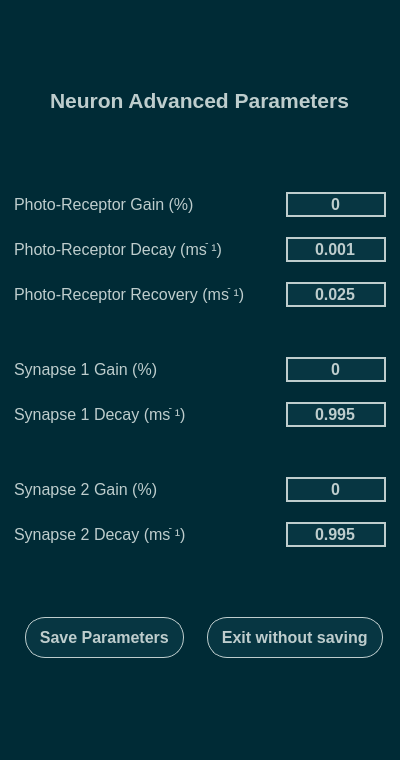
<?xml version="1.0" encoding="UTF-8"?>
<ui version="4.0">
 <class>AdvancedParameters</class>
 <widget class="QMainWindow" name="AdvancedParameters">
  <property name="geometry">
   <rect>
    <x>0</x>
    <y>0</y>
    <width>400</width>
    <height>760</height>
   </rect>
  </property>
  <property name="windowTitle">
   <string>MainWindow</string>
  </property>
  <property name="styleSheet">
   <string notr="true">*{
	border:none;
	background-color:rgb(0, 43, 54);  
	padding: 0;
	margin:0;
	color: rgb(190, 205, 205);    
}

* QPushButton{
	text-align: left;
	padding: 10px 5px;
	border-radius:20px;
	background-color: rgb(7, 54, 66);
    border: 1px solid rgb(190, 205, 205);
}
* QPushButton:hover{
	background-color: rgb(0, 30, 38);
}

* QLineEdit{
	border: 2px solid rgb(190, 205, 205);
    background-color: rgb(7, 54, 66);
}


</string>
  </property>
  <widget class="QWidget" name="centralwidget">
   <layout class="QHBoxLayout" name="horizontalLayout">
    <item>
     <widget class="QFrame" name="AdvancedParameters_frame">
      <property name="frameShape">
       <enum>QFrame::StyledPanel</enum>
      </property>
      <property name="frameShadow">
       <enum>QFrame::Raised</enum>
      </property>
      <layout class="QVBoxLayout" name="verticalLayout_2">
       <property name="spacing">
        <number>0</number>
       </property>
       <property name="leftMargin">
        <number>0</number>
       </property>
       <property name="topMargin">
        <number>0</number>
       </property>
       <property name="rightMargin">
        <number>0</number>
       </property>
       <property name="bottomMargin">
        <number>0</number>
       </property>
       <item>
        <widget class="QFrame" name="AdvancedParameters_Title_frame">
         <property name="frameShape">
          <enum>QFrame::StyledPanel</enum>
         </property>
         <property name="frameShadow">
          <enum>QFrame::Raised</enum>
         </property>
         <layout class="QVBoxLayout" name="verticalLayout_4">
          <property name="spacing">
           <number>0</number>
          </property>
          <property name="leftMargin">
           <number>0</number>
          </property>
          <property name="topMargin">
           <number>0</number>
          </property>
          <property name="rightMargin">
           <number>0</number>
          </property>
          <property name="bottomMargin">
           <number>0</number>
          </property>
          <item alignment="Qt::AlignHCenter">
           <widget class="QLabel" name="AdvancedParameters_Title_label">
            <property name="font">
             <font>
              <pointsize>16</pointsize>
              <weight>75</weight>
              <bold>true</bold>
             </font>
            </property>
            <property name="text">
             <string>Neuron Advanced Parameters</string>
            </property>
           </widget>
          </item>
         </layout>
        </widget>
       </item>
       <item>
        <widget class="QFrame" name="AdvancedParameters_lineEdit_frame">
         <property name="frameShape">
          <enum>QFrame::StyledPanel</enum>
         </property>
         <property name="frameShadow">
          <enum>QFrame::Raised</enum>
         </property>
         <layout class="QVBoxLayout" name="verticalLayout_3">
          <property name="spacing">
           <number>20</number>
          </property>
          <property name="leftMargin">
           <number>5</number>
          </property>
          <property name="topMargin">
           <number>0</number>
          </property>
          <property name="rightMargin">
           <number>5</number>
          </property>
          <property name="bottomMargin">
           <number>0</number>
          </property>
          <item>
           <widget class="QFrame" name="AdvancedParameters_PRGain_frame">
            <property name="frameShape">
             <enum>QFrame::StyledPanel</enum>
            </property>
            <property name="frameShadow">
             <enum>QFrame::Raised</enum>
            </property>
            <layout class="QHBoxLayout" name="horizontalLayout_2">
             <property name="spacing">
              <number>0</number>
             </property>
             <property name="leftMargin">
              <number>0</number>
             </property>
             <property name="topMargin">
              <number>0</number>
             </property>
             <property name="rightMargin">
              <number>0</number>
             </property>
             <property name="bottomMargin">
              <number>0</number>
             </property>
             <item>
              <widget class="QFrame" name="AdvancedParameters_PRGain_label_frame">
               <property name="frameShape">
                <enum>QFrame::StyledPanel</enum>
               </property>
               <property name="frameShadow">
                <enum>QFrame::Raised</enum>
               </property>
               <layout class="QVBoxLayout" name="verticalLayout_7">
                <property name="spacing">
                 <number>0</number>
                </property>
                <property name="leftMargin">
                 <number>0</number>
                </property>
                <property name="topMargin">
                 <number>0</number>
                </property>
                <property name="rightMargin">
                 <number>0</number>
                </property>
                <property name="bottomMargin">
                 <number>0</number>
                </property>
                <item>
                 <widget class="QLabel" name="AdvancedParameters_PRGain_label">
                  <property name="font">
                   <font>
                    <pointsize>12</pointsize>
                   </font>
                  </property>
                  <property name="text">
                   <string>Photo-Receptor Gain (%)</string>
                  </property>
                 </widget>
                </item>
               </layout>
              </widget>
             </item>
             <item>
              <widget class="QFrame" name="AdvancedParameters_PRGain_lineEdit_frame">
               <property name="frameShape">
                <enum>QFrame::StyledPanel</enum>
               </property>
               <property name="frameShadow">
                <enum>QFrame::Raised</enum>
               </property>
               <layout class="QVBoxLayout" name="verticalLayout_12">
                <property name="spacing">
                 <number>0</number>
                </property>
                <property name="leftMargin">
                 <number>0</number>
                </property>
                <property name="topMargin">
                 <number>0</number>
                </property>
                <property name="rightMargin">
                 <number>0</number>
                </property>
                <property name="bottomMargin">
                 <number>0</number>
                </property>
                <item alignment="Qt::AlignRight">
                 <widget class="QLineEdit" name="AdvancedParameters_PRGain_lineEdit">
                  <property name="maximumSize">
                   <size>
                    <width>100</width>
                    <height>16777215</height>
                   </size>
                  </property>
                  <property name="font">
                   <font>
                    <pointsize>12</pointsize>
                    <weight>75</weight>
                    <bold>true</bold>
                   </font>
                  </property>
                  <property name="text">
                   <string>0</string>
                  </property>
                  <property name="alignment">
                   <set>Qt::AlignCenter</set>
                  </property>
                 </widget>
                </item>
               </layout>
              </widget>
             </item>
            </layout>
           </widget>
          </item>
          <item>
           <widget class="QFrame" name="AdvancedParameters_PRDecay_frame">
            <property name="frameShape">
             <enum>QFrame::StyledPanel</enum>
            </property>
            <property name="frameShadow">
             <enum>QFrame::Raised</enum>
            </property>
            <layout class="QHBoxLayout" name="horizontalLayout_3">
             <property name="spacing">
              <number>0</number>
             </property>
             <property name="leftMargin">
              <number>0</number>
             </property>
             <property name="topMargin">
              <number>0</number>
             </property>
             <property name="rightMargin">
              <number>0</number>
             </property>
             <property name="bottomMargin">
              <number>0</number>
             </property>
             <item>
              <widget class="QFrame" name="AdvancedParameters_PRDecay_label_frame">
               <property name="frameShape">
                <enum>QFrame::StyledPanel</enum>
               </property>
               <property name="frameShadow">
                <enum>QFrame::Raised</enum>
               </property>
               <layout class="QVBoxLayout" name="verticalLayout_6">
                <property name="spacing">
                 <number>0</number>
                </property>
                <property name="leftMargin">
                 <number>0</number>
                </property>
                <property name="topMargin">
                 <number>0</number>
                </property>
                <property name="rightMargin">
                 <number>0</number>
                </property>
                <property name="bottomMargin">
                 <number>0</number>
                </property>
                <item>
                 <widget class="QLabel" name="AdvancedParameters_PRDecay_label">
                  <property name="font">
                   <font>
                    <pointsize>12</pointsize>
                   </font>
                  </property>
                  <property name="text">
                   <string>Photo-Receptor Decay (msֿ ¹)</string>
                  </property>
                 </widget>
                </item>
               </layout>
              </widget>
             </item>
             <item>
              <widget class="QFrame" name="AdvancedParameters_PRDecay_lineEdit_frame">
               <property name="frameShape">
                <enum>QFrame::StyledPanel</enum>
               </property>
               <property name="frameShadow">
                <enum>QFrame::Raised</enum>
               </property>
               <layout class="QHBoxLayout" name="horizontalLayout_8">
                <property name="spacing">
                 <number>0</number>
                </property>
                <property name="leftMargin">
                 <number>0</number>
                </property>
                <property name="topMargin">
                 <number>0</number>
                </property>
                <property name="rightMargin">
                 <number>0</number>
                </property>
                <property name="bottomMargin">
                 <number>0</number>
                </property>
                <item alignment="Qt::AlignRight">
                 <widget class="QLineEdit" name="AdvancedParameters_PRDecay_lineEdit">
                  <property name="maximumSize">
                   <size>
                    <width>100</width>
                    <height>16777215</height>
                   </size>
                  </property>
                  <property name="font">
                   <font>
                    <pointsize>12</pointsize>
                    <weight>75</weight>
                    <bold>true</bold>
                   </font>
                  </property>
                  <property name="text">
                   <string>0.001</string>
                  </property>
                  <property name="alignment">
                   <set>Qt::AlignCenter</set>
                  </property>
                 </widget>
                </item>
               </layout>
              </widget>
             </item>
            </layout>
           </widget>
          </item>
          <item>
           <widget class="QFrame" name="AdvancedParameters_PRRecovery_frame">
            <property name="frameShape">
             <enum>QFrame::StyledPanel</enum>
            </property>
            <property name="frameShadow">
             <enum>QFrame::Raised</enum>
            </property>
            <layout class="QHBoxLayout" name="horizontalLayout_4">
             <property name="spacing">
              <number>0</number>
             </property>
             <property name="leftMargin">
              <number>0</number>
             </property>
             <property name="topMargin">
              <number>0</number>
             </property>
             <property name="rightMargin">
              <number>0</number>
             </property>
             <property name="bottomMargin">
              <number>0</number>
             </property>
             <item>
              <widget class="QFrame" name="AdvancedParameters_PRRecovery_label_frame">
               <property name="frameShape">
                <enum>QFrame::StyledPanel</enum>
               </property>
               <property name="frameShadow">
                <enum>QFrame::Raised</enum>
               </property>
               <layout class="QVBoxLayout" name="verticalLayout_5">
                <property name="spacing">
                 <number>0</number>
                </property>
                <property name="leftMargin">
                 <number>0</number>
                </property>
                <property name="topMargin">
                 <number>0</number>
                </property>
                <property name="rightMargin">
                 <number>0</number>
                </property>
                <property name="bottomMargin">
                 <number>0</number>
                </property>
                <item>
                 <widget class="QLabel" name="AdvancedParameters_PRRecovery_label">
                  <property name="font">
                   <font>
                    <pointsize>12</pointsize>
                   </font>
                  </property>
                  <property name="text">
                   <string>Photo-Receptor Recovery (msֿ ¹)</string>
                  </property>
                 </widget>
                </item>
               </layout>
              </widget>
             </item>
             <item>
              <widget class="QFrame" name="AdvancedParameters_PRRecovery_lineEdit_frame">
               <property name="frameShape">
                <enum>QFrame::StyledPanel</enum>
               </property>
               <property name="frameShadow">
                <enum>QFrame::Raised</enum>
               </property>
               <layout class="QVBoxLayout" name="verticalLayout_13">
                <property name="spacing">
                 <number>0</number>
                </property>
                <property name="leftMargin">
                 <number>0</number>
                </property>
                <property name="topMargin">
                 <number>0</number>
                </property>
                <property name="rightMargin">
                 <number>0</number>
                </property>
                <property name="bottomMargin">
                 <number>0</number>
                </property>
                <item alignment="Qt::AlignRight">
                 <widget class="QLineEdit" name="AdvancedParameters_PRRecovery_lineEdit">
                  <property name="maximumSize">
                   <size>
                    <width>100</width>
                    <height>16777215</height>
                   </size>
                  </property>
                  <property name="font">
                   <font>
                    <pointsize>12</pointsize>
                    <weight>75</weight>
                    <bold>true</bold>
                   </font>
                  </property>
                  <property name="text">
                   <string>0.025</string>
                  </property>
                  <property name="alignment">
                   <set>Qt::AlignCenter</set>
                  </property>
                 </widget>
                </item>
               </layout>
              </widget>
             </item>
            </layout>
           </widget>
          </item>
          <item>
           <widget class="QFrame" name="Space_frame1">
            <property name="frameShape">
             <enum>QFrame::StyledPanel</enum>
            </property>
            <property name="frameShadow">
             <enum>QFrame::Raised</enum>
            </property>
            <layout class="QVBoxLayout" name="verticalLayout_21">
             <property name="spacing">
              <number>5</number>
             </property>
             <property name="leftMargin">
              <number>5</number>
             </property>
             <property name="topMargin">
              <number>5</number>
             </property>
             <property name="rightMargin">
              <number>0</number>
             </property>
             <property name="bottomMargin">
              <number>5</number>
             </property>
            </layout>
           </widget>
          </item>
          <item>
           <widget class="QFrame" name="AdvancedParameters_Syn1Gain_frame">
            <property name="frameShape">
             <enum>QFrame::StyledPanel</enum>
            </property>
            <property name="frameShadow">
             <enum>QFrame::Raised</enum>
            </property>
            <layout class="QHBoxLayout" name="horizontalLayout_5">
             <property name="spacing">
              <number>0</number>
             </property>
             <property name="leftMargin">
              <number>0</number>
             </property>
             <property name="topMargin">
              <number>0</number>
             </property>
             <property name="rightMargin">
              <number>0</number>
             </property>
             <property name="bottomMargin">
              <number>0</number>
             </property>
             <item>
              <widget class="QFrame" name="AdvancedParameters_Syn1Gain_label_frame">
               <property name="frameShape">
                <enum>QFrame::StyledPanel</enum>
               </property>
               <property name="frameShadow">
                <enum>QFrame::Raised</enum>
               </property>
               <layout class="QVBoxLayout" name="verticalLayout_10">
                <property name="spacing">
                 <number>0</number>
                </property>
                <property name="leftMargin">
                 <number>0</number>
                </property>
                <property name="topMargin">
                 <number>0</number>
                </property>
                <property name="rightMargin">
                 <number>0</number>
                </property>
                <property name="bottomMargin">
                 <number>0</number>
                </property>
                <item>
                 <widget class="QLabel" name="AdvancedParameters_Syn1Gain_label">
                  <property name="font">
                   <font>
                    <pointsize>12</pointsize>
                   </font>
                  </property>
                  <property name="text">
                   <string>Synapse 1 Gain (%)</string>
                  </property>
                 </widget>
                </item>
               </layout>
              </widget>
             </item>
             <item>
              <widget class="QFrame" name="AdvancedParameters_Syn1Gain_lineEdit_frame">
               <property name="frameShape">
                <enum>QFrame::StyledPanel</enum>
               </property>
               <property name="frameShadow">
                <enum>QFrame::Raised</enum>
               </property>
               <layout class="QVBoxLayout" name="verticalLayout_14">
                <property name="spacing">
                 <number>0</number>
                </property>
                <property name="leftMargin">
                 <number>0</number>
                </property>
                <property name="topMargin">
                 <number>0</number>
                </property>
                <property name="rightMargin">
                 <number>0</number>
                </property>
                <property name="bottomMargin">
                 <number>0</number>
                </property>
                <item alignment="Qt::AlignRight">
                 <widget class="QLineEdit" name="AdvancedParameters_Syn1Gain_lineEdit">
                  <property name="maximumSize">
                   <size>
                    <width>100</width>
                    <height>16777215</height>
                   </size>
                  </property>
                  <property name="font">
                   <font>
                    <pointsize>12</pointsize>
                    <weight>75</weight>
                    <bold>true</bold>
                   </font>
                  </property>
                  <property name="text">
                   <string>0</string>
                  </property>
                  <property name="alignment">
                   <set>Qt::AlignCenter</set>
                  </property>
                 </widget>
                </item>
               </layout>
              </widget>
             </item>
            </layout>
           </widget>
          </item>
          <item>
           <widget class="QFrame" name="AdvancedParameters_Syn1Decay_frame">
            <property name="frameShape">
             <enum>QFrame::StyledPanel</enum>
            </property>
            <property name="frameShadow">
             <enum>QFrame::Raised</enum>
            </property>
            <layout class="QHBoxLayout" name="horizontalLayout_6">
             <property name="spacing">
              <number>0</number>
             </property>
             <property name="leftMargin">
              <number>0</number>
             </property>
             <property name="topMargin">
              <number>0</number>
             </property>
             <property name="rightMargin">
              <number>0</number>
             </property>
             <property name="bottomMargin">
              <number>0</number>
             </property>
             <item>
              <widget class="QFrame" name="AdvancedParameters_Syn1Decay_label_frame">
               <property name="frameShape">
                <enum>QFrame::StyledPanel</enum>
               </property>
               <property name="frameShadow">
                <enum>QFrame::Raised</enum>
               </property>
               <layout class="QVBoxLayout" name="verticalLayout_8">
                <property name="spacing">
                 <number>0</number>
                </property>
                <property name="leftMargin">
                 <number>0</number>
                </property>
                <property name="topMargin">
                 <number>0</number>
                </property>
                <property name="rightMargin">
                 <number>0</number>
                </property>
                <property name="bottomMargin">
                 <number>0</number>
                </property>
                <item>
                 <widget class="QLabel" name="AdvancedParameters_Syn1Decay_label">
                  <property name="font">
                   <font>
                    <pointsize>12</pointsize>
                   </font>
                  </property>
                  <property name="text">
                   <string>Synapse 1 Decay (msֿ ¹) </string>
                  </property>
                 </widget>
                </item>
               </layout>
              </widget>
             </item>
             <item>
              <widget class="QFrame" name="AdvancedParameters_Syn1Decay_lineEdit_frame">
               <property name="frameShape">
                <enum>QFrame::StyledPanel</enum>
               </property>
               <property name="frameShadow">
                <enum>QFrame::Raised</enum>
               </property>
               <layout class="QVBoxLayout" name="verticalLayout_15">
                <property name="spacing">
                 <number>0</number>
                </property>
                <property name="leftMargin">
                 <number>0</number>
                </property>
                <property name="topMargin">
                 <number>0</number>
                </property>
                <property name="rightMargin">
                 <number>0</number>
                </property>
                <property name="bottomMargin">
                 <number>0</number>
                </property>
                <item alignment="Qt::AlignRight">
                 <widget class="QLineEdit" name="AdvancedParameters_Syn1Decay_lineEdit">
                  <property name="maximumSize">
                   <size>
                    <width>100</width>
                    <height>16777215</height>
                   </size>
                  </property>
                  <property name="font">
                   <font>
                    <pointsize>12</pointsize>
                    <weight>75</weight>
                    <bold>true</bold>
                   </font>
                  </property>
                  <property name="text">
                   <string>0.995</string>
                  </property>
                  <property name="alignment">
                   <set>Qt::AlignCenter</set>
                  </property>
                 </widget>
                </item>
               </layout>
              </widget>
             </item>
            </layout>
           </widget>
          </item>
          <item>
           <widget class="QFrame" name="Space_frame2">
            <property name="frameShape">
             <enum>QFrame::StyledPanel</enum>
            </property>
            <property name="frameShadow">
             <enum>QFrame::Raised</enum>
            </property>
            <layout class="QVBoxLayout" name="verticalLayout_20">
             <property name="leftMargin">
              <number>5</number>
             </property>
             <property name="topMargin">
              <number>5</number>
             </property>
             <property name="rightMargin">
              <number>5</number>
             </property>
             <property name="bottomMargin">
              <number>5</number>
             </property>
            </layout>
           </widget>
          </item>
          <item>
           <widget class="QFrame" name="AdvancedParameters_Syn2Gain_frame">
            <property name="frameShape">
             <enum>QFrame::StyledPanel</enum>
            </property>
            <property name="frameShadow">
             <enum>QFrame::Raised</enum>
            </property>
            <layout class="QHBoxLayout" name="horizontalLayout_7">
             <property name="spacing">
              <number>0</number>
             </property>
             <property name="leftMargin">
              <number>0</number>
             </property>
             <property name="topMargin">
              <number>0</number>
             </property>
             <property name="rightMargin">
              <number>0</number>
             </property>
             <property name="bottomMargin">
              <number>0</number>
             </property>
             <item>
              <widget class="QFrame" name="AdvancedParameters_Syn2Gain_label_frame">
               <property name="frameShape">
                <enum>QFrame::StyledPanel</enum>
               </property>
               <property name="frameShadow">
                <enum>QFrame::Raised</enum>
               </property>
               <layout class="QVBoxLayout" name="verticalLayout_11">
                <property name="spacing">
                 <number>0</number>
                </property>
                <property name="leftMargin">
                 <number>0</number>
                </property>
                <property name="topMargin">
                 <number>0</number>
                </property>
                <property name="rightMargin">
                 <number>0</number>
                </property>
                <property name="bottomMargin">
                 <number>0</number>
                </property>
                <item>
                 <widget class="QLabel" name="AdvancedParameters_Syn2Gain_label">
                  <property name="font">
                   <font>
                    <pointsize>12</pointsize>
                   </font>
                  </property>
                  <property name="text">
                   <string>Synapse 2 Gain (%)</string>
                  </property>
                 </widget>
                </item>
               </layout>
              </widget>
             </item>
             <item>
              <widget class="QFrame" name="AdvancedParameters_Syn2Gain_lineEdit_frame">
               <property name="frameShape">
                <enum>QFrame::StyledPanel</enum>
               </property>
               <property name="frameShadow">
                <enum>QFrame::Raised</enum>
               </property>
               <layout class="QVBoxLayout" name="verticalLayout_16">
                <property name="spacing">
                 <number>0</number>
                </property>
                <property name="leftMargin">
                 <number>0</number>
                </property>
                <property name="topMargin">
                 <number>0</number>
                </property>
                <property name="rightMargin">
                 <number>0</number>
                </property>
                <property name="bottomMargin">
                 <number>0</number>
                </property>
                <item alignment="Qt::AlignRight">
                 <widget class="QLineEdit" name="AdvancedParameters_Syn2Gain_lineEdit">
                  <property name="maximumSize">
                   <size>
                    <width>100</width>
                    <height>16777215</height>
                   </size>
                  </property>
                  <property name="font">
                   <font>
                    <pointsize>12</pointsize>
                    <weight>75</weight>
                    <bold>true</bold>
                   </font>
                  </property>
                  <property name="text">
                   <string>0</string>
                  </property>
                  <property name="alignment">
                   <set>Qt::AlignCenter</set>
                  </property>
                 </widget>
                </item>
               </layout>
              </widget>
             </item>
            </layout>
           </widget>
          </item>
          <item>
           <widget class="QFrame" name="AdvancedParameters_Syn2Decay_frame">
            <property name="frameShape">
             <enum>QFrame::StyledPanel</enum>
            </property>
            <property name="frameShadow">
             <enum>QFrame::Raised</enum>
            </property>
            <layout class="QHBoxLayout" name="horizontalLayout_9">
             <property name="spacing">
              <number>0</number>
             </property>
             <property name="leftMargin">
              <number>0</number>
             </property>
             <property name="topMargin">
              <number>0</number>
             </property>
             <property name="rightMargin">
              <number>0</number>
             </property>
             <property name="bottomMargin">
              <number>0</number>
             </property>
             <item>
              <widget class="QFrame" name="AdvancedParameters_Syn2Decay_label_frame">
               <property name="frameShape">
                <enum>QFrame::StyledPanel</enum>
               </property>
               <property name="frameShadow">
                <enum>QFrame::Raised</enum>
               </property>
               <layout class="QVBoxLayout" name="verticalLayout_9">
                <property name="spacing">
                 <number>0</number>
                </property>
                <property name="leftMargin">
                 <number>0</number>
                </property>
                <property name="topMargin">
                 <number>0</number>
                </property>
                <property name="rightMargin">
                 <number>0</number>
                </property>
                <property name="bottomMargin">
                 <number>0</number>
                </property>
                <item>
                 <widget class="QLabel" name="AdvancedParameters_Syn2Decay_label">
                  <property name="font">
                   <font>
                    <pointsize>12</pointsize>
                   </font>
                  </property>
                  <property name="text">
                   <string>Synapse 2 Decay (msֿ ¹) </string>
                  </property>
                 </widget>
                </item>
               </layout>
              </widget>
             </item>
             <item>
              <widget class="QFrame" name="AdvancedParameters_Syn2Decay_lineEdit_frame">
               <property name="frameShape">
                <enum>QFrame::StyledPanel</enum>
               </property>
               <property name="frameShadow">
                <enum>QFrame::Raised</enum>
               </property>
               <layout class="QVBoxLayout" name="verticalLayout_17">
                <property name="spacing">
                 <number>0</number>
                </property>
                <property name="leftMargin">
                 <number>0</number>
                </property>
                <property name="topMargin">
                 <number>0</number>
                </property>
                <property name="rightMargin">
                 <number>0</number>
                </property>
                <property name="bottomMargin">
                 <number>0</number>
                </property>
                <item alignment="Qt::AlignRight">
                 <widget class="QLineEdit" name="AdvancedParameters_Syn2Decay_lineEdit">
                  <property name="maximumSize">
                   <size>
                    <width>100</width>
                    <height>16777215</height>
                   </size>
                  </property>
                  <property name="font">
                   <font>
                    <pointsize>12</pointsize>
                    <weight>75</weight>
                    <bold>true</bold>
                   </font>
                  </property>
                  <property name="text">
                   <string>0.995</string>
                  </property>
                  <property name="alignment">
                   <set>Qt::AlignCenter</set>
                  </property>
                 </widget>
                </item>
               </layout>
              </widget>
             </item>
            </layout>
           </widget>
          </item>
         </layout>
        </widget>
       </item>
       <item>
        <widget class="QFrame" name="AdvancedParameters_Button_frame">
         <property name="frameShape">
          <enum>QFrame::StyledPanel</enum>
         </property>
         <property name="frameShadow">
          <enum>QFrame::Raised</enum>
         </property>
         <layout class="QHBoxLayout" name="horizontalLayout_10">
          <property name="spacing">
           <number>0</number>
          </property>
          <property name="leftMargin">
           <number>0</number>
          </property>
          <property name="topMargin">
           <number>0</number>
          </property>
          <property name="rightMargin">
           <number>0</number>
          </property>
          <property name="bottomMargin">
           <number>0</number>
          </property>
          <item>
           <widget class="QFrame" name="AdvancedParameters_Button_Save_frame">
            <property name="frameShape">
             <enum>QFrame::StyledPanel</enum>
            </property>
            <property name="frameShadow">
             <enum>QFrame::Raised</enum>
            </property>
            <layout class="QVBoxLayout" name="verticalLayout_19">
             <property name="spacing">
              <number>0</number>
             </property>
             <property name="leftMargin">
              <number>0</number>
             </property>
             <property name="topMargin">
              <number>0</number>
             </property>
             <property name="rightMargin">
              <number>0</number>
             </property>
             <property name="bottomMargin">
              <number>0</number>
             </property>
             <item alignment="Qt::AlignHCenter">
              <widget class="QPushButton" name="AdvancedParameters_Button_Save_pushButton">
               <property name="font">
                <font>
                 <pointsize>12</pointsize>
                 <weight>75</weight>
                 <bold>true</bold>
                </font>
               </property>
               <property name="text">
                <string>  Save Parameters  </string>
               </property>
              </widget>
             </item>
            </layout>
           </widget>
          </item>
          <item>
           <widget class="QFrame" name="AdvancedParameters_Button_Exit_frame">
            <property name="frameShape">
             <enum>QFrame::StyledPanel</enum>
            </property>
            <property name="frameShadow">
             <enum>QFrame::Raised</enum>
            </property>
            <layout class="QVBoxLayout" name="verticalLayout_18">
             <property name="spacing">
              <number>0</number>
             </property>
             <property name="leftMargin">
              <number>0</number>
             </property>
             <property name="topMargin">
              <number>0</number>
             </property>
             <property name="rightMargin">
              <number>0</number>
             </property>
             <property name="bottomMargin">
              <number>0</number>
             </property>
             <item alignment="Qt::AlignHCenter">
              <widget class="QPushButton" name="AdvancedParameters_Button_Exit_pushButton">
               <property name="font">
                <font>
                 <pointsize>12</pointsize>
                 <weight>75</weight>
                 <bold>true</bold>
                </font>
               </property>
               <property name="text">
                <string>  Exit without saving  </string>
               </property>
              </widget>
             </item>
            </layout>
           </widget>
          </item>
         </layout>
        </widget>
       </item>
      </layout>
     </widget>
    </item>
   </layout>
  </widget>
  <widget class="QStatusBar" name="statusbar"/>
 </widget>
 <resources/>
 <connections/>
</ui>
